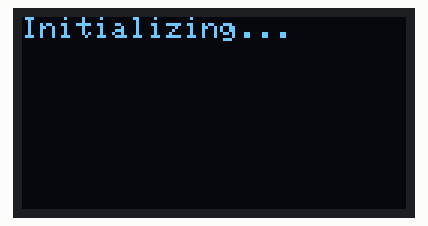
A sketch run on a simulated ESP32-S3. Shown: 128×64 one-colour display. I2S audio is not simulated (input reads silence); what the sketch prints to the serial monitor is not drawn.

Above: at 1.1 s.
At 1.6 s:
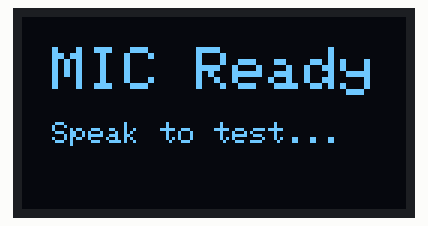
At 3.2 s:
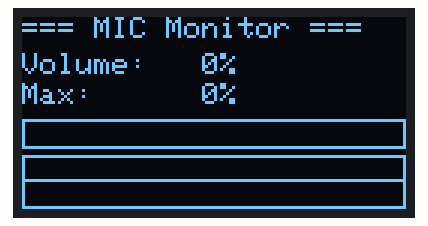

The sketch:

ESP32-S3_INMP441___________OLED_.ino
```cpp
/*
 * ESP32-S3 INMP441麥克風測試程式 (修正波形顯示)
 * 硬體接線:
 * INMP441 WS  -> GPIO4
 * INMP441 SCK -> GPIO5
 * INMP441 SD  -> GPIO6
 *
 * OLED SDA -> GPIO41
 * OLED SCK -> GPIO42
 */

#include <driver/i2s.h>
#include <Wire.h>
#include <Adafruit_GFX.h>
#include <Adafruit_SSD1306.h>

// OLED設定
#define SCREEN_WIDTH 128
#define SCREEN_HEIGHT 64
#define OLED_RESET -1
#define SCREEN_ADDRESS 0x3C
#define I2C_SDA 41
#define I2C_SCL 42

Adafruit_SSD1306 display(SCREEN_WIDTH, SCREEN_HEIGHT, &Wire, OLED_RESET);

// I2S麥克風設定
#define I2S_WS    4
#define I2S_SCK   5
#define I2S_SD    6
#define I2S_PORT  I2S_NUM_0

// 音訊參數
#define SAMPLE_RATE     16000
#define BUFFER_SIZE     1024
#define DISPLAY_SAMPLES 64

int32_t samples[BUFFER_SIZE];
int16_t displayBuffer[DISPLAY_SAMPLES];

float currentVolume = 0;
float maxVolume = 0;
float avgVolume = 0;
int32_t peakValue = 0;
bool micWorking = false;

void setup() {
  Serial.begin(115200);
  delay(1000);

  Serial.println("\n=== ESP32-S3 INMP441麥克風測試 ===");

  // 初始化I2C
  Wire.begin(I2C_SDA, I2C_SCL);
  Wire.setClock(400000);

  // 初始化OLED
  Serial.println("初始化OLED...");
  if(!display.begin(SSD1306_SWITCHCAPVCC, SCREEN_ADDRESS)) {
    Serial.println("❌ OLED初始化失敗!");
  } else {
    Serial.println("✅ OLED初始化成功");

    display.clearDisplay();
    display.setTextSize(1);
    display.setTextColor(SSD1306_WHITE);
    display.setCursor(0, 0);
    display.println("Initializing...");
    display.display();
  }

  // 初始化I2S麥克風
  if(initI2S()) {
    Serial.println("✅ 麥克風初始化成功!");
    micWorking = true;

    display.clearDisplay();
    display.setTextSize(2);
    display.setCursor(10, 10);
    display.println("MIC Ready");
    display.setTextSize(1);
    display.setCursor(10, 35);
    display.println("Speak to test...");
    display.display();
    delay(1500);
  } else {
    Serial.println("❌ 麥克風初始化失敗!");
    display.clearDisplay();
    display.setCursor(0, 0);
    display.println("MIC INIT FAILED!");
    display.display();
    while(1) delay(1000);
  }

  Serial.println("\n開始錄音測試...");
  Serial.println("請對著麥克風說話");
  Serial.println("----------------------------");
}

void loop() {
  if(!micWorking) {
    delay(1000);
    return;
  }

  size_t bytesRead = 0;
  esp_err_t result = i2s_read(I2S_PORT, samples, BUFFER_SIZE * sizeof(int32_t),
                              &bytesRead, portMAX_DELAY);

  if (result == ESP_OK && bytesRead > 0) {
    int samplesRead = bytesRead / sizeof(int32_t);

    analyzeAudio(samplesRead);
    prepareDisplayData(samplesRead);
    updateDisplay();
    printAudioStats();
  } else {
    Serial.printf("I2S讀取錯誤: %d, 讀取位元組: %d\n", result, bytesRead);
  }

  delay(50);
}

bool initI2S() {
  i2s_config_t i2s_config = {
    .mode = (i2s_mode_t)(I2S_MODE_MASTER | I2S_MODE_RX),
    .sample_rate = SAMPLE_RATE,
    .bits_per_sample = I2S_BITS_PER_SAMPLE_32BIT,
    .channel_format = I2S_CHANNEL_FMT_ONLY_LEFT,
    .communication_format = I2S_COMM_FORMAT_I2S,
    .intr_alloc_flags = ESP_INTR_FLAG_LEVEL1,
    .dma_buf_count = 4,
    .dma_buf_len = 1024,
    .use_apll = false,
    .tx_desc_auto_clear = false,
    .fixed_mclk = 0
  };

  i2s_pin_config_t pin_config = {
    .bck_io_num = I2S_SCK,
    .ws_io_num = I2S_WS,
    .data_out_num = I2S_PIN_NO_CHANGE,
    .data_in_num = I2S_SD
  };

  esp_err_t err = i2s_driver_install(I2S_PORT, &i2s_config, 0, NULL);
  if (err != ESP_OK) {
    Serial.printf("I2S驅動安裝失敗: %d\n", err);
    return false;
  }

  err = i2s_set_pin(I2S_PORT, &pin_config);
  if (err != ESP_OK) {
    Serial.printf("I2S腳位設定失敗: %d\n", err);
    return false;
  }

  i2s_zero_dma_buffer(I2S_PORT);

  // 等待麥克風穩定
  delay(500);

  return true;
}

void analyzeAudio(int samplesRead) {
  int64_t sum = 0;
  int32_t maxSample = 0;
  peakValue = 0;

  for(int i = 0; i < samplesRead; i++) {
    // INMP441輸出32位元,取高24位元
    int32_t sample = samples[i] >> 8;
    int32_t absSample = abs(sample);
    sum += absSample;

    if(absSample > maxSample) {
      maxSample = absSample;
      peakValue = sample;
    }
  }

  avgVolume = (float)sum / samplesRead;
  currentVolume = (float)maxSample / 8388608.0 * 100.0;

  if(currentVolume > maxVolume) {
    maxVolume = currentVolume;
  }
}

void prepareDisplayData(int samplesRead) {
  int step = samplesRead / DISPLAY_SAMPLES;
  if(step < 1) step = 1;

  for(int i = 0; i < DISPLAY_SAMPLES && i * step < samplesRead; i++) {
    // 取得樣本並轉換
    int32_t sample = samples[i * step] >> 8;

    // 縮放到適合顯示的範圍 (-12 to +12 pixels)
    float normalized = (float)sample / 8388608.0;  // 正規化到 -1.0 ~ 1.0
    displayBuffer[i] = (int16_t)(normalized * 12.0);  // 縮放到 ±12 像素

    // 限制範圍
    if(displayBuffer[i] > 12) displayBuffer[i] = 12;
    if(displayBuffer[i] < -12) displayBuffer[i] = -12;
  }
}

void updateDisplay() {
  display.clearDisplay();

  // 標題
  display.setTextSize(1);
  display.setTextColor(SSD1306_WHITE);
  display.setCursor(0, 0);
  display.println("=== MIC Monitor ===");

  // 音量資訊
  display.setCursor(0, 12);
  display.printf("Volume: %3.0f%%", currentVolume);

  display.setCursor(0, 22);
  display.printf("Max:    %3.0f%%", maxVolume);

  // 音量條
  display.drawRect(0, 34, 128, 10, SSD1306_WHITE);
  int barWidth = (int)(currentVolume * 1.26);
  if(barWidth > 126) barWidth = 126;
  if(barWidth > 0) {
    display.fillRect(1, 35, barWidth, 8, SSD1306_WHITE);
  }

  // === 波形顯示區域 ===
  int waveformTop = 46;     // 波形區域頂部
  int waveformBottom = 63;  // 波形區域底部
  int centerY = 54;         // 中心線位置

  // 繪製波形區域邊框
  display.drawRect(0, waveformTop, 128, 18, SSD1306_WHITE);

  // 繪製中心參考線 (虛線)
  for(int x = 1; x < 127; x += 3) {
    display.drawPixel(x, centerY, SSD1306_WHITE);
  }

  // 繪製波形
  for(int i = 0; i < DISPLAY_SAMPLES - 1; i++) {
    int x1 = 1 + i * 2;
    int x2 = 1 + (i + 1) * 2;

    int y1 = centerY - displayBuffer[i];
    int y2 = centerY - displayBuffer[i + 1];

    // 確保不超出邊界
    y1 = constrain(y1, waveformTop + 1, waveformBottom - 1);
    y2 = constrain(y2, waveformTop + 1, waveformBottom - 1);

    // 繪製線段
    display.drawLine(x1, y1, x2, y2, SSD1306_WHITE);
  }

  display.display();
}

void printAudioStats() {
  static unsigned long lastPrint = 0;
  static int printCount = 0;

  if(millis() - lastPrint > 500) {
    Serial.printf("[%04d] 音量: %5.1f%% | 最大: %5.1f%% | 平均: %8.0f | 峰值: %10d | 波形[0]=%d\n",
                  printCount++, currentVolume, maxVolume, avgVolume, peakValue, displayBuffer[0]);
    lastPrint = millis();
  }
}
```

Measured:
- what the display in image 0 shows lasts 0.5 s, from 1.1 s to 1.6 s
- what the display in image 1 shows lasts 1.6 s, from 1.6 s to 3.2 s
